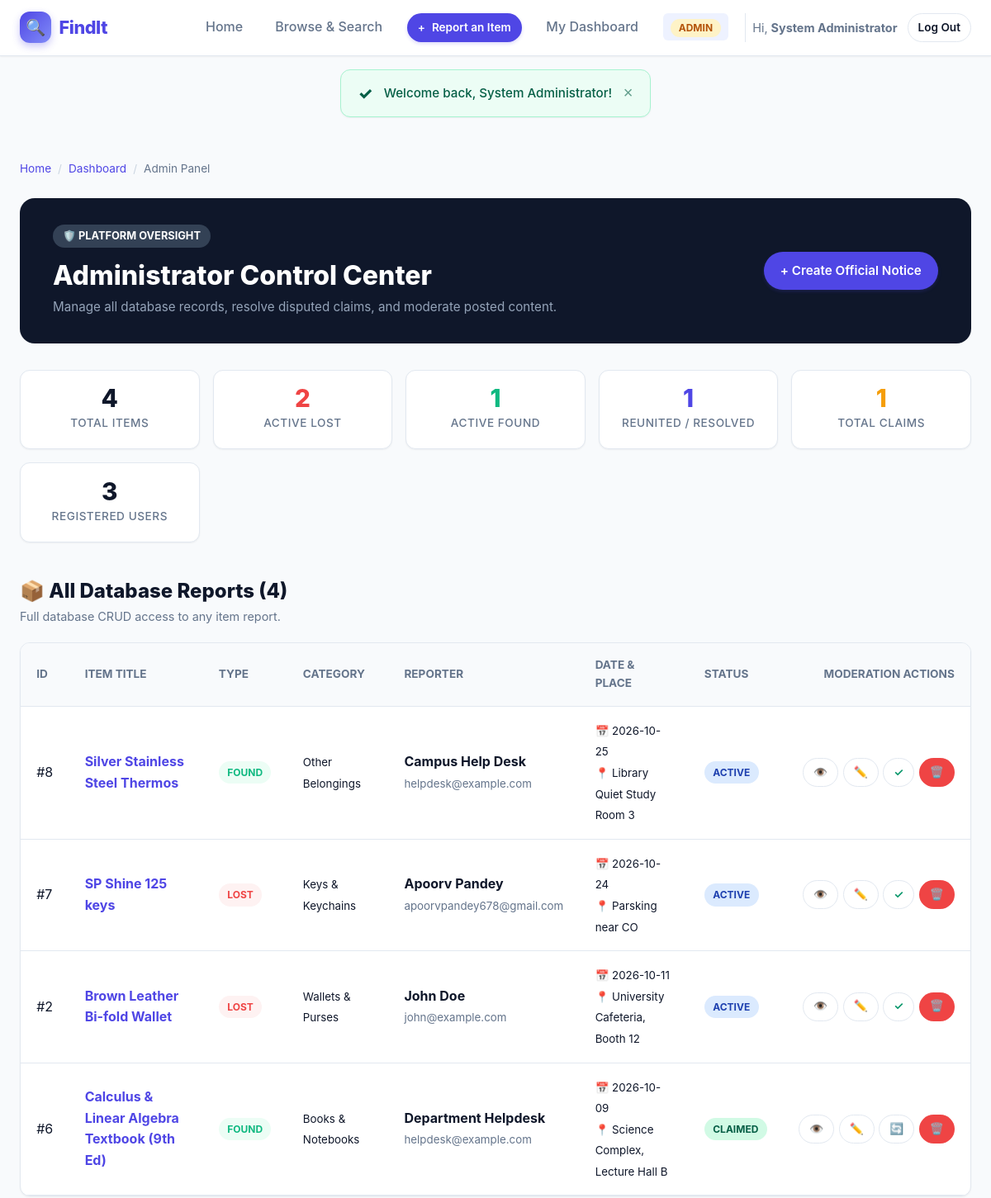
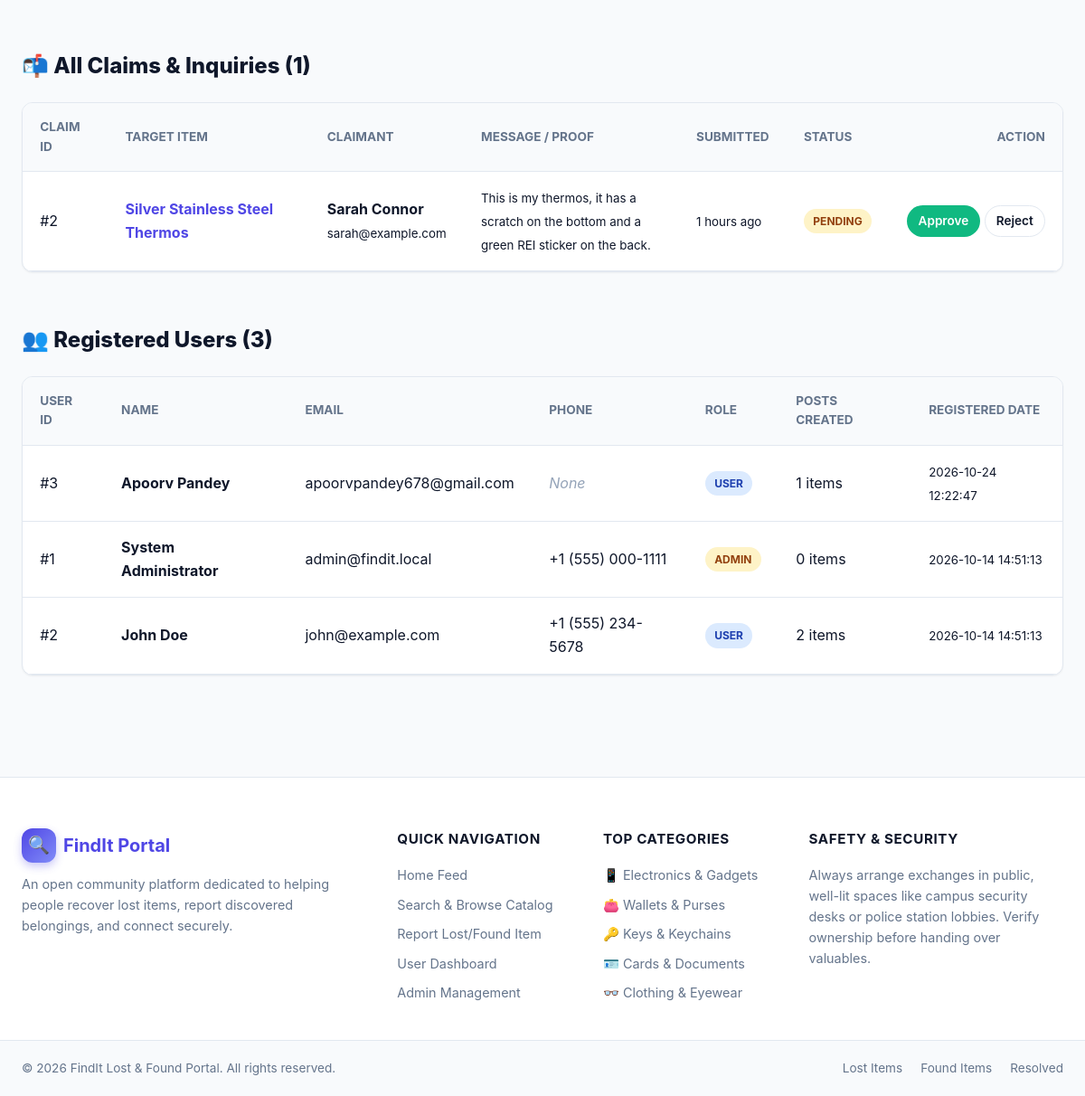
/admin.php (signed in), run on the app's committed database (2 pictures, top to bottom).
### tables this page shows
CREATE TABLE items (
            id INTEGER PRIMARY KEY AUTOINCREMENT,
            user_id INTEGER,
            type TEXT NOT NULL,               -- 'lost' or 'found'
            title TEXT NOT NULL,
            category TEXT NOT NULL,
            description TEXT NOT NULL,
            location TEXT NOT NULL,
            item_date TEXT NOT NULL,
            image_path TEXT,
            contact_name TEXT NOT NULL,
            contact_email TEXT NOT NULL,
            contact_phone TEXT,
            status TEXT DEFAULT 'active',     -- 'active', 'claimed', 'returned'
            security_secret TEXT NOT NULL,
            created_at DATETIME DEFAULT CURRENT_TIMESTAMP,
            updated_at DATETIME DEFAULT CURRENT_TIMESTAMP,
            FOREIGN KEY (user_id) REFERENCES users(id) ON DELETE SET NULL
        );

CREATE TABLE claims (
            id INTEGER PRIMARY KEY AUTOINCREMENT,
            item_id INTEGER NOT NULL,
            claimant_id INTEGER,
            claimant_name TEXT NOT NULL,
            claimant_email TEXT NOT NULL,
            claimant_phone TEXT,
            claim_message TEXT NOT NULL,
            status TEXT DEFAULT 'pending',    -- 'pending', 'approved', 'rejected'
            created_at DATETIME DEFAULT CURRENT_TIMESTAMP,
            FOREIGN KEY (item_id) REFERENCES items(id) ON DELETE CASCADE,
            FOREIGN KEY (claimant_id) REFERENCES users(id) ON DELETE SET NULL
        );

CREATE TABLE users (
            id INTEGER PRIMARY KEY AUTOINCREMENT,
            name TEXT NOT NULL,
            email TEXT NOT NULL UNIQUE,
            password TEXT NOT NULL,
            role TEXT DEFAULT 'user',
            phone TEXT,
            created_at DATETIME DEFAULT CURRENT_TIMESTAMP
        );

### admin.php (the view, shortened to what this page needs)
<?php
require_once __DIR__ . '/includes/header.php';
$pdo = getDbConnection();
$totalUsers = (int)$pdo->query("SELECT COUNT(*) FROM users")->fetchColumn();
$totalItems = (int)$pdo->query("SELECT COUNT(*) FROM items")->fetchColumn();
$activeLost = (int)$pdo->query("SELECT COUNT(*) FROM items WHERE type = 'lost' AND status = 'active'")->fetchColumn();
$activeFound = (int)$pdo->query("SELECT COUNT(*) FROM items WHERE type = 'found' AND status = 'active'")->fetchColumn();
$resolvedItems = (int)$pdo->query("SELECT COUNT(*) FROM items WHERE status IN ('claimed', 'returned')")->fetchColumn();
$totalClaims = (int)$pdo->query("SELECT COUNT(*) FROM claims")->fetchColumn();
$allItems = $pdo->query("
    SELECT i.*, u.name as user_account_name
    FROM items i
    LEFT JOIN users u ON i.user_id = u.id
    ORDER BY i.created_at DESC
")->fetchAll();
$allClaims = $pdo->query("
    SELECT c.*, i.title as item_title, i.type as item_type
    FROM claims c
    JOIN items i ON c.item_id = i.id
    ORDER BY c.created_at DESC
")->fetchAll();
$users = $pdo->query("
    SELECT u.*, COUNT(i.id) as item_count
    FROM users u
    LEFT JOIN items i ON u.id = i.user_id
    GROUP BY u.id
    ORDER BY u.created_at DESC
")->fetchAll();
?>
<main class="main-wrapper">
    <div class="breadcrumbs">
        <a href="index.php">Home</a>
        <span class="divider">/</span>
        <a href="dashboard.php">Dashboard</a>
        <span class="divider">/</span>
        <span>Admin Panel</span>
    </div>
    <div style="background: #0f172a; color: #ffffff; padding: 2rem 2.5rem; border-radius: var(--radius-lg); margin-bottom: 2rem; display: flex; justify-content: space-between; align-items: center; flex-wrap: wrap; gap: 1rem;">
        <div>
            <div style="display: inline-flex; align-items: center; gap: 0.5rem; background: #334155; padding: 0.25rem 0.75rem; border-radius: var(--radius-full); font-size: 0.8rem; font-weight: 700; text-transform: uppercase; margin-bottom: 0.5rem;">
                🛡️ Platform Oversight
            </div>
            <h1 style="font-size: 2rem; font-weight: 800;">Administrator Control Center</h1>
            <p style="color: #94a3b8; font-size: 0.95rem;">Manage all database records, resolve disputed claims, and moderate posted content.</p>
        </div>
        <div>
            <a href="report.php" class="btn btn-primary">+ Create Official Notice</a>
        </div>
    </div>
    <div style="display: grid; grid-template-columns: repeat(auto-fit, minmax(180px, 1fr)); gap: 1rem; margin-bottom: 2.5rem;">
        <div class="stat-card">
            <span class="stat-number"><?= $totalItems ?></span>
            <span class="stat-label">Total Items</span>
        </div>
        <div class="stat-card">
            <span class="stat-number" style="color: var(--lost-color);"><?= $activeLost ?></span>
            <span class="stat-label">Active Lost</span>
        </div>
        <div class="stat-card">
            <span class="stat-number" style="color: var(--found-color);"><?= $activeFound ?></span>
            <span class="stat-label">Active Found</span>
        </div>
        <div class="stat-card">
            <span class="stat-number" style="color: var(--primary);"><?= $resolvedItems ?></span>
            <span class="stat-label">Reunited / Resolved</span>
        </div>
        <div class="stat-card">
            <span class="stat-number" style="color: #f59e0b;"><?= $totalClaims ?></span>
            <span class="stat-label">Total Claims</span>
        </div>
        <div class="stat-card">
            <span class="stat-number"><?= $totalUsers ?></span>
            <span class="stat-label">Registered Users</span>
        </div>
    </div>
    <div style="margin-bottom: 3.5rem;">
        <div style="display: flex; justify-content: space-between; align-items: center; margin-bottom: 1.25rem;">
            <div>
                <h2 style="font-size: 1.5rem; font-weight: 800;">📦 All Database Reports (<?= count($allItems) ?>)</h2>
                <p style="color: var(--text-muted); font-size: 0.9rem;">Full database CRUD access to any item report.</p>
            </div>
        </div>
        <div class="table-container">
            <table class="data-table">
                <thead>
                    <tr>
                        <th>ID</th>
                        <th>Item Title</th>
                        <th>Type</th>
                        <th>Category</th>
                        <th>Reporter</th>
                        <th>Date &amp; Place</th>
                        <th>Status</th>
                        <th style="text-align: right;">Moderation Actions</th>
                    </tr>
                </thead>
                <tbody>
                    <?php foreach ($allItems as $it): ?>
                        <tr>
                            <td>#<?= $it['id'] ?></td>
                            <td>
                                <a href="item.php?id=<?= $it['id'] ?>" style="font-weight: 700; color: var(--primary);">
                                    <?= htmlspecialchars($it['title']) ?>
                                </a>
                            </td>
                            <td>
                                <span class="status-pill" style="<?= ($it['type'] === 'lost') ? 'background: var(--lost-light); color: var(--lost-color);' : 'background: var(--found-light); color: var(--found-color);' ?>">
                                    <?= ucfirst($it['type']) ?>
                                </span>
                            </td>
                            <td><small><?= htmlspecialchars(get_category_label($it['category'])) ?></small></td>
                            <td>
                                <strong><?= htmlspecialchars($it['contact_name']) ?></strong><br>
                                <small style="color: var(--text-muted);"><?= htmlspecialchars($it['contact_email']) ?></small>
                            </td>
                            <td>
                                <small>📅 <?= htmlspecialchars($it['item_date']) ?><br>📍 <?= htmlspecialchars($it['location']) ?></small>
                            </td>
                            <td>
                                <span class="status-pill status-<?= ($it['status'] === 'active') ? 'active' : 'returned' ?>">
                                    <?= ucfirst($it['status']) ?>
                                </span>
                            </td>
                            <td style="text-align: right; white-space: nowrap;">
                                <div style="display: inline-flex; gap: 0.35rem;">
                                    <a href="item.php?id=<?= $it['id'] ?>" class="btn btn-secondary btn-sm" title="View details">👁️</a>
                                    <a href="edit_item.php?id=<?= $it['id'] ?>" class="btn btn-secondary btn-sm" title="Edit item">✏️</a>
                                    <?php if ($it['status'] === 'active'): ?>
                                        <a href="update_status.php?id=<?= $it['id'] ?>&status=claimed&csrf=<?= generate_csrf_token() ?>" class="btn btn-secondary btn-sm" style="color: #059669;" title="Mark as resolved">✓</a>
                                    <?php else: ?>
                                        <a href="update_status.php?id=<?= $it['id'] ?>&status=active&csrf=<?= generate_csrf_token() ?>" class="btn btn-secondary btn-sm" title="Reactivate">🔄</a>
                                    <?php endif; ?>
                                    <a href="delete_item.php?id=<?= $it['id'] ?>&csrf=<?= generate_csrf_token() ?>" class="btn btn-danger btn-sm confirm-delete" data-title="<?= htmlspecialchars($it['title']) ?>" title="Delete permanently">🗑️</a>
                                </div>
                            </td>
                        </tr>
                    <?php endforeach; ?>
                </tbody>
            </table>
        </div>
    </div>
    <div style="margin-bottom: 3.5rem;">
        <h2 style="font-size: 1.5rem; font-weight: 800; margin-bottom: 1.25rem;">📬 All Claims &amp; Inquiries (<?= count($allClaims) ?>)</h2>
        <div class="table-container">
            <table class="data-table">
                <thead>
                    <tr>
                        <th>Claim ID</th>
                        <th>Target Item</th>
                        <th>Claimant</th>
                        <th>Message / Proof</th>
                        <th>Submitted</th>
                        <th>Status</th>
                        <th style="text-align: right;">Action</th>
                    </tr>
                </thead>
                <tbody>
                    <?php foreach ($allClaims as $cl): ?>
                        <tr>
                            <td>#<?= $cl['id'] ?></td>
                            <td>
                                <a href="item.php?id=<?= $cl['item_id'] ?>" style="font-weight: 700; color: var(--primary);">
                                    <?= htmlspecialchars($cl['item_title']) ?>
                                </a>
                            </td>
                            <td>
                                <strong><?= htmlspecialchars($cl['claimant_name']) ?></strong><br>
                                <small><a href="mailto:<?= htmlspecialchars($cl['claimant_email']) ?>"><?= htmlspecialchars($cl['claimant_email']) ?></a></small>
                            </td>
                            <td style="max-width: 300px;">
                                <small><?= htmlspecialchars($cl['claim_message']) ?></small>
                            </td>
                            <td><small><?= time_ago($cl['created_at']) ?></small></td>
                            <td>
                                <span class="status-pill status-<?= ($cl['status'] === 'approved') ? 'returned' : (($cl['status'] === 'rejected') ? 'active' : 'claimed') ?>">
                                    <?= ucfirst($cl['status']) ?>
                                </span>
                            </td>
                            <td style="text-align: right; white-space: nowrap;">
                                <?php if ($cl['status'] === 'pending'): ?>
                                    <a href="update_status.php?claim_id=<?= $cl['id'] ?>&claim_status=approved&csrf=<?= generate_csrf_token() ?>" class="btn btn-success btn-sm">Approve</a>
                                    <a href="update_status.php?claim_id=<?= $cl['id'] ?>&claim_status=rejected&csrf=<?= generate_csrf_token() ?>" class="btn btn-secondary btn-sm">Reject</a>
                                <?php else: ?>
                                    <small style="color: var(--text-muted);"><?= ucfirst($cl['status']) ?></small>
                                <?php endif; ?>
                            </td>
                        </tr>
                    <?php endforeach; ?>
                </tbody>
            </table>
        </div>
    </div>
    <div>
        <h2 style="font-size: 1.5rem; font-weight: 800; margin-bottom: 1.25rem;">👥 Registered Users (<?= count($users) ?>)</h2>
        <div class="table-container">
            <table class="data-table">
                <thead>
                    <tr>
                        <th>User ID</th>
                        <th>Name</th>
                        <th>Email</th>
                        <th>Phone</th>
                        <th>Role</th>
                        <th>Posts Created</th>
                        <th>Registered Date</th>
                    </tr>
                </thead>
                <tbody>
                    <?php foreach ($users as $u): ?>
                        <tr>
                            <td>#<?= $u['id'] ?></td>
                            <td><strong><?= htmlspecialchars($u['name']) ?></strong></td>
                            <td><?= htmlspecialchars($u['email']) ?></td>
                            <td><?= !empty($u['phone']) ? htmlspecialchars($u['phone']) : '<em style="color:#94a3b8;">None</em>' ?></td>
                            <td>
                                <span class="status-pill <?= ($u['role'] === 'admin') ? 'status-claimed' : 'status-active' ?>">
                                    <?= ucfirst($u['role']) ?>
                                </span>
                            </td>
                            <td><?= $u['item_count'] ?> items</td>
                            <td><small><?= htmlspecialchars($u['created_at']) ?></small></td>
                        </tr>
                    <?php endforeach; ?>
                </tbody>
            </table>
        </div>
    </div>
</main>
<?php require_once __DIR__ . '/includes/footer.php'; ?>

### data on the page
items: id "8", title "Silver Stainless Steel Thermos", type "FOUND", category "Other Belongings", contact_name "Campus Help Desk", contact_email "helpdesk@example.com", item_date "2026-10-25", location "Library Quiet Study Room 3", status "ACTIVE"
items: id "7", title "SP Shine 125 keys", type "LOST", category "Keys & Keychains", contact_name "Apoorv Pandey", contact_email "apoorvpandey678@gmail.com", item_date "2026-10-24", location "Parsking near CO", status "ACTIVE"
items: id "2", title "Brown Leather Bi-fold Wallet", type "LOST", category "Wallets & Purses", contact_name "John Doe", contact_email "john@example.com", item_date "2026-10-11", location "University Cafeteria, Booth 12", status "ACTIVE"
items: id "6", title "Calculus & Linear Algebra Textbook (9th Ed)", type "FOUND", category "Books & Notebooks", contact_name "Department Helpdesk", contact_email "helpdesk@example.com", item_date "2026-10-09", location "Science Complex, Lecture Hall B", status "CLAIMED"
claims: id "2", item.title "Silver Stainless Steel Thermos", claimant_name "Sarah Connor", claimant_email "sarah@example.com", claim_message "This is my thermos, it has a scratch on the bottom and a green REI sticker on the back.", created_at "1 hours ago", status "PENDING"
users: id "3", name "Apoorv Pandey", email "apoorvpandey678@gmail.com", phone "None", role "USER", item_count "1", created_at "2026-10-24 12:22:47"
users: id "1", name "System Administrator", email "admin@findit.local", phone "+1 (555) 000-1111", role "ADMIN", item_count "0", created_at "2026-10-14 14:51:13"
users: id "2", name "John Doe", email "john@example.com", phone "+1 (555) 234-5678", role "USER", item_count "2", created_at "2026-10-14 14:51:13"

### other printed values
$user['name'] "System Administrator"
$icon "✓"
$msg "Welcome back, System Administrator!"
$totalItems "4"
$activeLost "2"
$activeFound "1"
$resolvedItems "1"
$totalClaims "1"
$totalUsers "3"
count($allItems) "4"
count($allClaims) "1"
count($users) "3"
$cat['icon'] "📱"
$cat['label'] "Electronics & Gadgets"
$cat['icon'] "👛"
